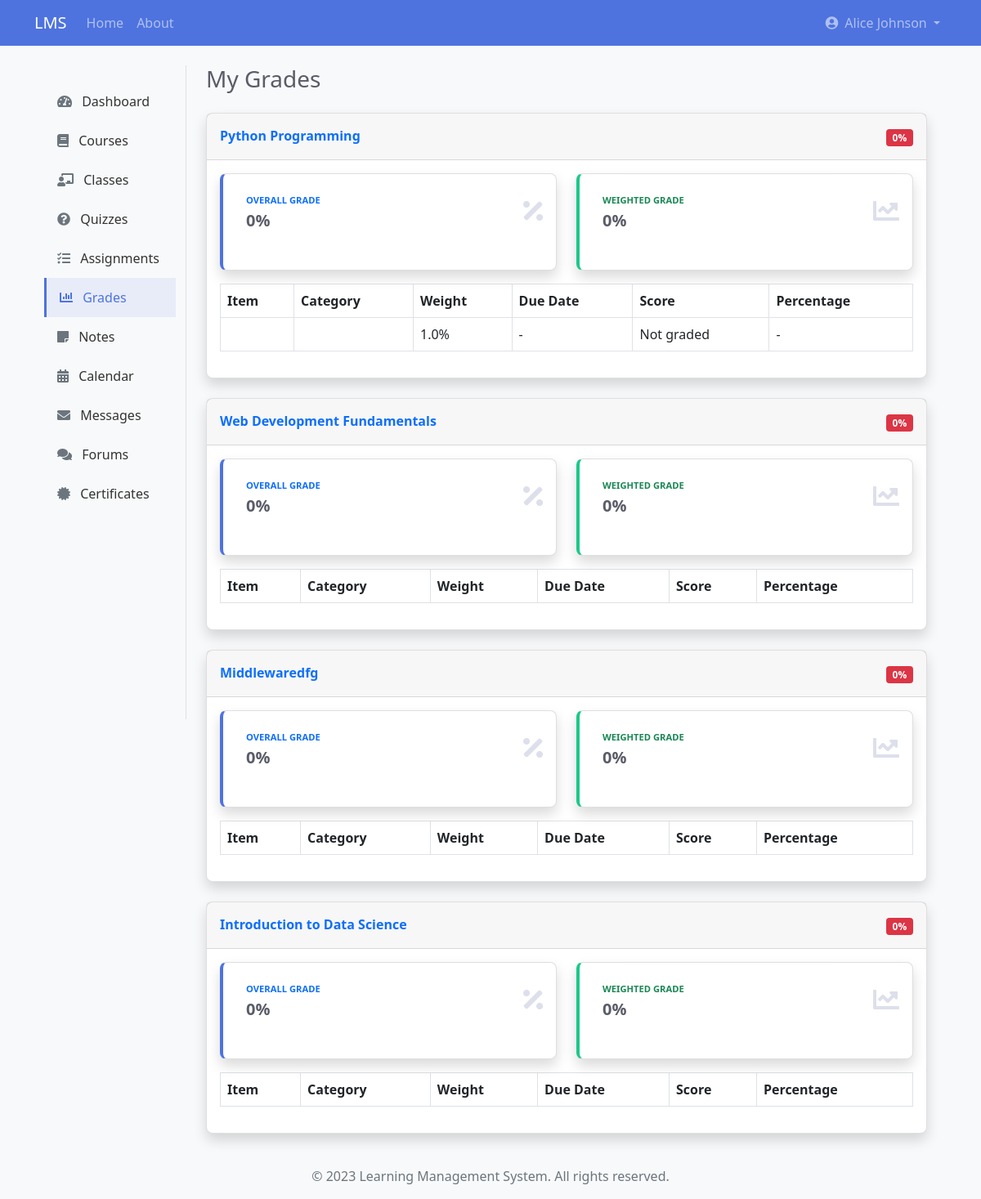
/student/grades (signed in), run on the app's committed database.
### app/models/user.py (models this page shows, shortened)
class User(db.Model, UserMixin):
    id = db.Column(db.Integer, primary_key=True)
    username = db.Column(db.String(50), unique=True, nullable=False)
    email = db.Column(db.String(120), unique=True, nullable=False)
    password = db.Column(db.String(60), nullable=False)
    first_name = db.Column(db.String(50), nullable=False)
    last_name = db.Column(db.String(50), nullable=False)
    role = db.Column(db.String(20), nullable=False)
    created_at = db.Column(db.DateTime, default=datetime.utcnow)
    last_login = db.Column(db.DateTime, nullable=True)
    is_active = db.Column(db.Boolean, default=True)
    is_email_verified = db.Column(db.Boolean, default=False)
    profile = db.relationship(
        'UserProfile', backref='user', uselist=False, cascade='all, delete-orphan')
    courses_teaching = db.relationship(
        'Course', backref='instructor', lazy=True)
    enrollments = db.relationship('Enrollment', backref='student', lazy=True)
    parent_of = db.relationship('ParentStudent',
                                foreign_keys='ParentStudent.parent_id',
                                backref='parent', lazy=True)

class Course(db.Model):
    id = db.Column(db.Integer, primary_key=True)
    title = db.Column(db.String(100), nullable=False)
    description = db.Column(db.Text, nullable=True)
    instructor_id = db.Column(
        db.Integer, db.ForeignKey('user.id'), nullable=False)
    created_at = db.Column(db.DateTime, default=datetime.utcnow)
    category_id = db.Column(db.Integer, db.ForeignKey(
        'course_category.id'), nullable=True)
    thumbnail = db.Column(db.String(255), nullable=True)
    is_published = db.Column(db.Boolean, default=False)
    is_featured = db.Column(db.Boolean, default=False)
    enable_drip = db.Column(db.Boolean, default=False)
    drip_interval_days = db.Column(
        db.Integer, default=0)  # 0 means no interval
    enrollments = db.relationship('Enrollment', backref='course', lazy=True)
    modules = db.relationship(
        'Module', backref='course', lazy=True, order_by='Module.order')
    prerequisites = db.relationship(
        'Course', secondary=course_prerequisites,
        primaryjoin=(course_prerequisites.c.course_id == id),
        secondaryjoin=(course_prerequisites.c.prerequisite_id == id),
        backref=db.backref('required_for', lazy='dynamic'),
        lazy='dynamic'
    )

class GradeItem(db.Model):
    __tablename__ = 'grade_items'
    id = db.Column(db.Integer, primary_key=True)
    course_id = db.Column(db.Integer, db.ForeignKey(
        'course.id'), nullable=False)
    title = db.Column(db.String(100), nullable=False)
    description = db.Column(db.Text)
    item_type = db.Column(db.String(20), nullable=False)
    max_points = db.Column(db.Float, default=100.0)
    weight = db.Column(db.Float, default=1.0)
    due_date = db.Column(db.DateTime, nullable=True)
    created_at = db.Column(db.DateTime, default=datetime.utcnow)
    quiz_id = db.Column(db.Integer, db.ForeignKey('quizzes.id'), nullable=True)
    assignment_id = db.Column(db.Integer, db.ForeignKey(
        'assignments.id'), nullable=True)
    course = db.relationship(
        'Course', backref=db.backref('grade_items', lazy=True))
    student_grades = db.relationship(
        'StudentGrade', backref='grade_item', lazy=True, cascade='all, delete-orphan')

### app/routes/student.py (the view)
@student.route('/grades')
@login_required
@student_required
def grades():
    enrollments = Enrollment.query.filter_by(student_id=current_user.id).all()
    course_grades = []
    for enrollment in enrollments:
        course = Course.query.get(enrollment.course_id)
        if course:
            grade_items = GradeItem.query.filter_by(course_id=course.id).all()
            grades = []
            total_points = 0
            total_possible = 0
            weighted_score = 0
            total_weight = 0
            for item in grade_items:
                student_grade = StudentGrade.query.filter_by(
                    grade_item_id=item.id,
                    student_id=current_user.id
                ).first()
                if student_grade:
                    grade_percentage = (
                        student_grade.points / item.max_points * 100) if item.max_points > 0 else 0
                    grades.append({
                        'item': item,
                        'grade': student_grade,
                        'percentage': grade_percentage
                    })
                    total_points += student_grade.points
                    total_possible += item.max_points
                    weighted_score += grade_percentage * item.weight
                    total_weight += item.weight
                else:
                    grades.append({
                        'item': item,
                        'grade': None,
                        'percentage': 0
                    })
            overall_percentage = 0
            if total_possible > 0:
                overall_percentage = total_points / total_possible * 100
            weighted_percentage = 0
            if total_weight > 0:
                weighted_percentage = weighted_score / total_weight
            course_grades.append({
                'course': course,
                'grades': grades,
                'overall_percentage': overall_percentage,
                'weighted_percentage': weighted_percentage
            })
    return render_template('student/grades.html', course_grades=course_grades)

### app/models/user.py (called while the page is built)
@login_manager.user_loader
def load_user(user_id):
    return User.query.get(int(user_id))

### app/routes/student.py (called while the page is built)
def student_required(f):
    @wraps(f)
    def decorated_function(*args, **kwargs):
        if not current_user.is_authenticated or current_user.role != UserRole.STUDENT:
            flash('You do not have permission to access this page.', 'danger')
            return redirect(url_for('main.index'))
        return f(*args, **kwargs)
    return decorated_function

### app/templates/student/grades.html (shortened to what this page needs)
{% extends "base.html" %}
{% block content %}
<div class="container-fluid">
    <div class="row">
        <div class="col-md-3 col-lg-2 d-md-block bg-light sidebar collapse">
            {% include 'student/sidebar.html' %}
        </div>
        <div class="col-md-9 ms-sm-auto col-lg-10 px-md-4">
            <div class="d-sm-flex align-items-center justify-content-between mb-4">
                <h1 class="h3 mb-0 text-gray-800">My Grades</h1>
            </div>
    {% if course_grades %}
        {% for course_grade in course_grades %}
        <div class="card shadow mb-4">
            <div class="card-header py-3 d-flex flex-row align-items-center justify-content-between">
                <h6 class="m-0 font-weight-bold text-primary">{{ course_grade.course.title }}</h6>
                <div>
                    <span class="badge {% if course_grade.weighted_percentage >= 90 %}bg-success{% elif course_grade.weighted_percentage >= 80 %}bg-primary{% elif course_grade.weighted_percentage >= 70 %}bg-info{% elif course_grade.weighted_percentage >= 60 %}bg-warning{% else %}bg-danger{% endif %}">
                        {{ course_grade.weighted_percentage|round(1) }}%
                    </span>
                </div>
            </div>
            <div class="card-body">
                <div class="row mb-3">
                    <div class="col-md-6">
                        <div class="card border-left-primary shadow h-100 py-2">
                            <div class="card-body">
                                <div class="row no-gutters align-items-center">
                                    <div class="col mr-2">
                                        <div class="text-xs font-weight-bold text-primary text-uppercase mb-1">Overall Grade</div>
                                        <div class="h5 mb-0 font-weight-bold text-gray-800">{{ course_grade.overall_percentage|round(1) }}%</div>
                                    </div>
                                    <div class="col-auto">
                                        <i class="fas fa-percentage fa-2x text-gray-300"></i>
                                    </div>
                                </div>
                            </div>
                        </div>
                    </div>
                    <div class="col-md-6">
                        <div class="card border-left-success shadow h-100 py-2">
                            <div class="card-body">
                                <div class="row no-gutters align-items-center">
                                    <div class="col mr-2">
                                        <div class="text-xs font-weight-bold text-success text-uppercase mb-1">Weighted Grade</div>
                                        <div class="h5 mb-0 font-weight-bold text-gray-800">{{ course_grade.weighted_percentage|round(1) }}%</div>
                                    </div>
                                    <div class="col-auto">
                                        <i class="fas fa-chart-line fa-2x text-gray-300"></i>
                                    </div>
                                </div>
                            </div>
                        </div>
                    </div>
                </div>
                <div class="table-responsive">
                    <table class="table table-bordered" width="100%" cellspacing="0">
                        <thead>
                            <tr>
                                <th>Item</th>
                                <th>Category</th>
                                <th>Weight</th>
                                <th>Due Date</th>
                                <th>Score</th>
                                <th>Percentage</th>
                            </tr>
                        </thead>
                        <tbody>
                            {% for grade in course_grade.grades %}
                            <tr>
                                <td>{{ grade.item.name }}</td>
                                <td>{{ grade.item.category }}</td>
                                <td>{{ grade.item.weight }}%</td>
                                <td>
                                    {% if grade.item.due_date %}
                                        {{ grade.item.due_date.strftime('%Y-%m-%d') }}
                                    {% else %}
                                        -
                                    {% endif %}
                                </td>
                                <td>
                                    {% if grade.grade %}
                                        {{ grade.grade.points }}/{{ grade.item.max_points }}
                                    {% else %}
                                        Not graded
                                    {% endif %}
                                </td>
                                <td>
                                    {% if grade.grade %}
                                        <div class="progress" style="height: 20px;">
                                            <div class="progress-bar {% if grade.percentage >= 90 %}bg-success{% elif grade.percentage >= 80 %}bg-primary{% elif grade.percentage >= 70 %}bg-info{% elif grade.percentage >= 60 %}bg-warning{% else %}bg-danger{% endif %}"
                                                role="progressbar"
                                                style="width: {{ grade.percentage }}%;"
                                                aria-valuenow="{{ grade.percentage }}"
                                                aria-valuemin="0"
                                                aria-valuemax="100">
                                                {{ grade.percentage|round(1) }}%
                                            </div>
                                        </div>
                                    {% else %}
                                        -
                                    {% endif %}
                                </td>
                            </tr>
                            {% endfor %}
                        </tbody>
                    </table>
                </div>
            </div>
        </div>
        {% endfor %}
    {% else %}
                <div class="alert alert-info">
                    <p>No grades available for your courses yet.</p>
                </div>
            {% endif %}
            </div>
        </div>
    </div>
</div>
{% endblock %}

### app/templates/base.html (shortened to what this page needs)
<!DOCTYPE html>
<html lang="en">
<head>
    <link href="https://cdn.jsdelivr.net/npm/bootstrap@5.1.0/dist/css/bootstrap.min.css" rel="stylesheet">
    <link rel="stylesheet" href="https://cdnjs.cloudflare.com/ajax/libs/font-awesome/5.15.4/css/all.min.css">
    <link rel="stylesheet" href="{{ url_for('static', filename='css/style.css') }}">
</head>
<body {% if current_user.is_authenticated %}
      data-user-role="{{ current_user.role }}"
      data-admin-dashboard-url="{{ url_for('admin.dashboard', _external=True) }}"
      data-instructor-dashboard-url="{{ url_for('instructor.dashboard', _external=True) }}"
      data-student-dashboard-url="{{ url_for('student.dashboard', _external=True) }}"
      data-parent-dashboard-url="{{ url_for('parent.dashboard', _external=True) }}"
      data-guest-dashboard-url="{{ url_for('guest.dashboard', _external=True) }}"
      {% endif %}>
    <nav class="navbar navbar-expand-lg navbar-dark bg-primary">
        <div class="container">
            <a class="navbar-brand" href="{{ url_for('main.index') }}">LMS</a>
            <div class="collapse navbar-collapse" id="navbarNav">
                <ul class="navbar-nav me-auto">
                    <li class="nav-item">
                        <a class="nav-link" href="{{ url_for('main.index') }}">Home</a>
                    </li>
                    <li class="nav-item">
                        <a class="nav-link" href="{{ url_for('main.about') }}">About</a>
                    </li>
                </ul>
                <ul class="navbar-nav">
                    {% if current_user.is_authenticated %}
                        <li class="nav-item dropdown">
                            <a class="nav-link dropdown-toggle" href="#" id="navbarDropdown" role="button" data-bs-toggle="dropdown" aria-expanded="false">
                                {% if current_user.profile and current_user.profile.profile_picture %}
                                <img src="{{ url_for('static', filename='uploads/profile/' + current_user.profile.profile_picture) }}"
                                     class="rounded-circle me-1" alt="Profile" style="width: 24px; height: 24px; object-fit: cover;">
                                {% else %}
                                <i class="fas fa-user-circle me-1"></i>
                                {% endif %}
                                {{ current_user.first_name }} {{ current_user.last_name }}
                            </a>
                        </li>
                    {% endif %}
                </ul>
            </div>
        </div>
    </nav>
    <div class="container mt-4">
        {% block content %}{% endblock %}
    <footer class="footer mt-auto py-3 bg-light">
        <div class="container text-center">
            <span class="text-muted">&copy; 2023 Learning Management System. All rights reserved.</span>
        </div>
    </footer>
</body>
</html>

### app/static/css/style.css (style rules this page uses)
body { font-family: 'Segoe UI', Tahoma, Geneva, Verdana, sans-serif; background-color: #f8f9fa; }
.card { border-radius: 0.5rem; box-shadow: 0 0.125rem 0.25rem rgba(0, 0, 0, 0.075); margin-bottom: 1.5rem; }
.card-header { border-top-left-radius: 0.5rem; border-top-right-radius: 0.5rem; }
.border-left-primary { border-left: 0.25rem solid #4e73df !important; }
.border-left-success { border-left: 0.25rem solid #1cc88a !important; }
.text-gray-300 { color: #dddfeb !important; }
.text-gray-800 { color: #5a5c69 !important; }
.navbar-dark.bg-primary { background-color: #4e73df !important; }
.footer { position: relative; margin-top: 2rem; }
.font-weight-bold { font-weight: 700 !important; }
.text-xs { font-size: .7rem; }
.row.no-gutters { margin-right: 0; margin-left: 0; }
.row.no-gutters > [class^="col-"] { padding-right: 0; padding-left: 0; }
.badge { font-weight: 600; padding: 0.35em 0.65em; }
.sidebar { position: sticky; top: 0; height: 100vh; padding-top: 20px; overflow-x: hidden; overflow-y: auto; border-right: 1px solid #dee2e6; }

### data on the page
User: first_name "Alice", last_name "Johnson"
Course: course "Python Programming"
GradeItem: item.weight "1.0"
Course: course "Web Development Fundamentals"
Course: course "Middlewaredfg"
Course: course "Introduction to Data Science"

### other printed values
{{ course_grade.weighted_percentage|round(1) }} "0" "0" "0" "0"
{{ course_grade.overall_percentage|round(1) }} "0" "0" "0" "0"
